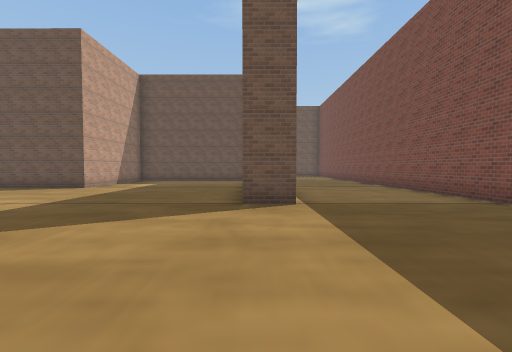
View 1 (above)

14 first-person views from a walk through a 3-D level made in the Unity game engine. The camera is 1.4 m above the floor, tilts 2° down and sees 90° across. The floor is counted in squares, 2 m on a side. Each view is taken from the middle of a square. On the plan, view 1 faces up. The plan holds only what a view shows up to about 9 squares ahead; the rest is blank. The place goes on beyond the plan. The player is left out. Some surface patterns are stand-ins.

View 2
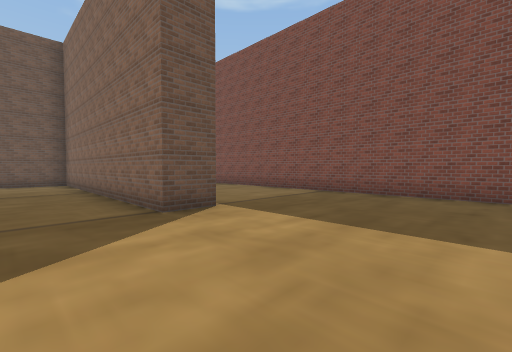

View 3
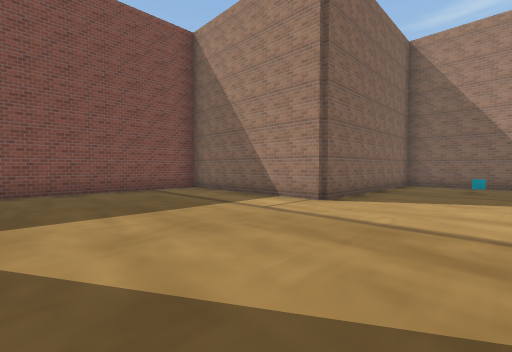

View 4
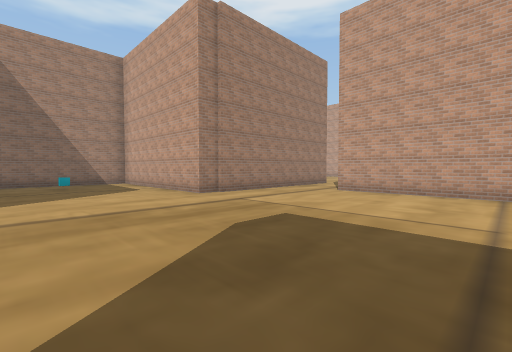

View 5
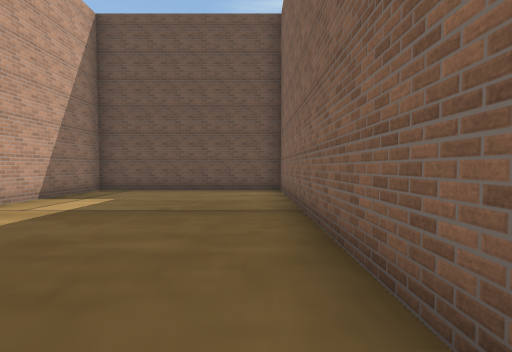

View 6
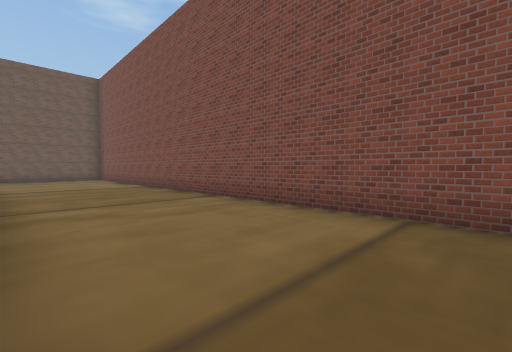

View 7
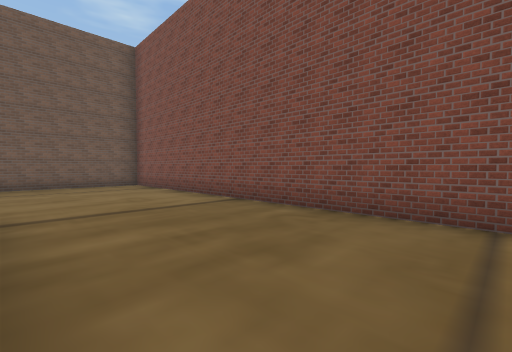

View 8
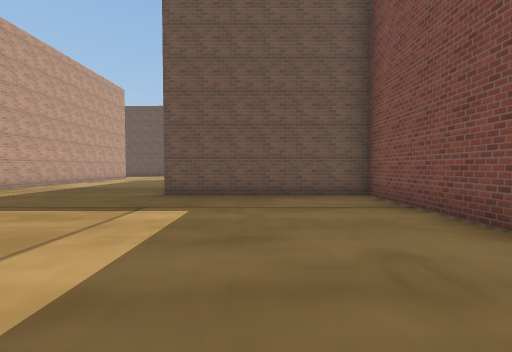

View 9
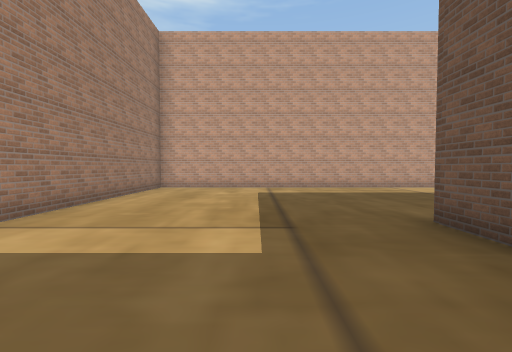

View 10
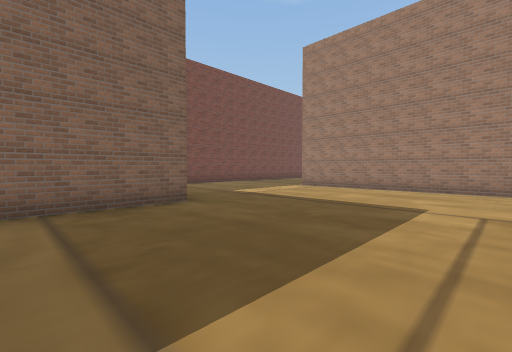

View 11
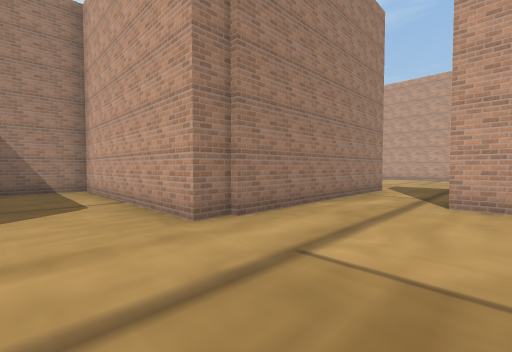

View 12
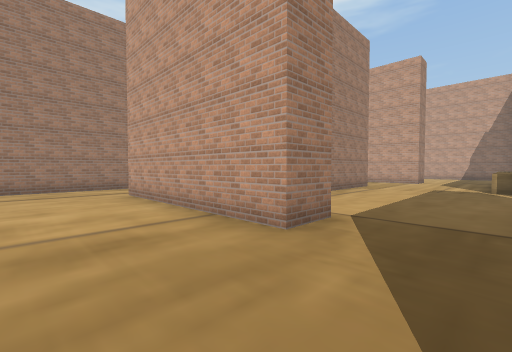

View 13
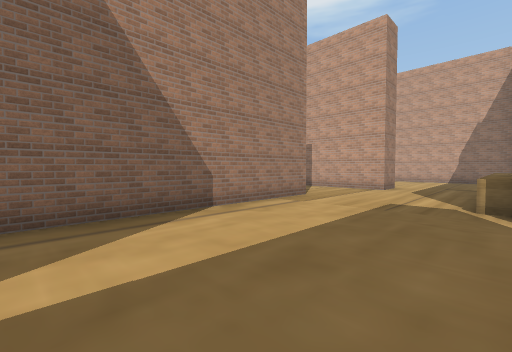

View 14
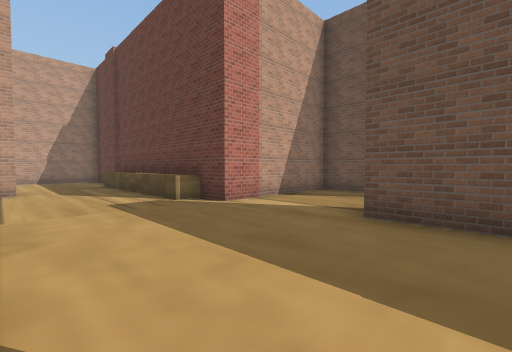

### Floor plan
Points are (right, up) in squares from view 1. A wall is a line through its corners. A room is listed if a view was taken in it or the views show most of it. See-through windows are left out.
Room 1 (views 1, 2, 3, 4, 5, 6, 7, 8, 9, 10, 11, 12)
walls: (0.9, 4.8) (-0.2, 4.8) (-0.2, 12.7) (-5.7, 12.7) (-5.7, 8.6) (-8.6, 8.6); (-8.3, 6.2) (-8.3, 1.2); (-8.4, -0.7) (-4.8, -0.7) (-4.8, -6.6) (-0.9, -6.6); (-0.2, -6) (-0.2, -0.7) (4.8, -0.7) (4.8, 19.2) (-0.2, 19.2) (-0.2, 22.1); (-5.7, 22.5) (-5.7, 13.8) (-0.1, 13.8)
ways out: opening at (-9, 0.5) to room 2; opening at (-9, 7.5) to room 2
objects: other object (-2, -5)
Room 2 (views 13, 14)
walls: (-11.1, -0.7) (-8.4, -0.7); (-9.4, 6.2) (-8.3, 6.2); (-15.6, 4.3) (-9.9, 4.3); (-8.6, 8.6) (-11.5, 8.6); (-18.3, 5.3) (-18.3, 3.5); (-12.9, 12.3) (-14.2, 12.3) (-14.2, 8.3) (-18.5, 8.3)
low walls: (-15.1, 8.2) (-15.1, 7.6) (-18.4, 7.6)
ways out: opening at (-9, 0.5) to room 1; opening at (-9, 7.5) to room 1; opening at (-19, 6.5)

Positions as (right, up) in squares from view 1, and headings:
1: (0, 0), facing up
2: (-2, 1), facing up-right
3: (-3, 4), facing down-right
4: (-1, 5), facing down-left
5: (-1, 5), facing up
6: (1, 4), facing up-right
7: (1, 9), facing up-right
8: (2, 13), facing up
9: (3, 17), facing left
10: (-5, 22), facing down-right
11: (-3, 2), facing down-left
12: (-6, 8), facing down-left
13: (-10, 8), facing down-left
14: (-10, 5), facing up-left
